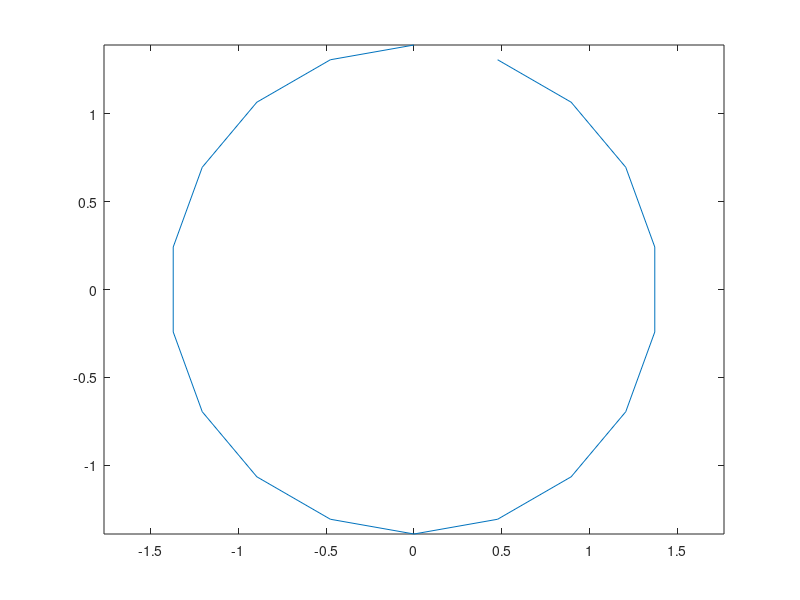

Write MATLAB code to recreate this figure.
%Fuselage Design
clear
clc

%Plane Values
d = 2.786;

%Material Values
sigma_y = 290e6; %Check this value using Al 2024-T3


%Pressure loads
P_int = 0.7e5;
P_ext = 18753.93;
SafetyFactor = 1.5;

P_load = SafetyFactor*(P_int - P_ext);

%Defined by longitudinal pressure stress
t_skin_min = (d * P_load)/(4 * sigma_y);

%Matching strains
t_bulk_min = 2.5 * t_skin_min;


%Stringer Info
n_s = 18;              %First guess at the number of stringers
alpha = 2 * pi / n_s;

      %Co-ords of the stringers
z = 0.5 * d * cos(alpha * [1:n_s]);
y = 0.5 * d * sin(alpha * [1:n_s]);

plot(y,z)
axis equal
b = 0.5 * d * alpha; %arc length between each stringer

%Idealising as a Boom Shear Panel to get a first pass
BM_max = -1019935; %Max bending moment
t = t_skin_min;

A_s_initial = abs(BM_max) / (0.5 * d * n_s * sigma_y); %scalar value, constant for all

A_s = A_s_initial * [1:n_s];

        %These are used for matrix boom stuff
z1 = 0.5 * d * cos(alpha * [[2:n_s],1]); %Shift of z, 1 to the left (zi+1)
z2 = 0.5 * d * cos(alpha * [n_s,[1:n_s-1]]); %Shift of z 1 to the right (zi-1)

B = (b * t / 6)*(4 + (z1+z2)./z) + A_s;     %Boom area given by boom modelling equation

Iyy = sum(z.^2 .* B);